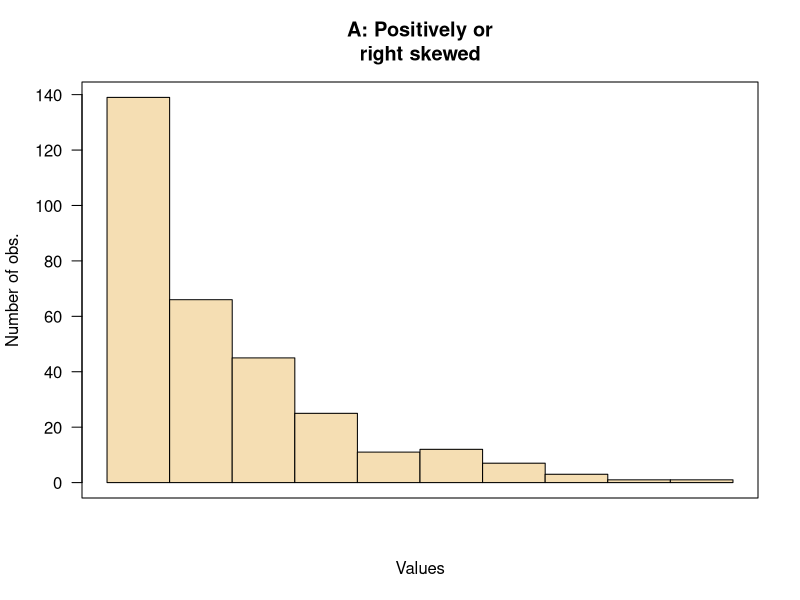
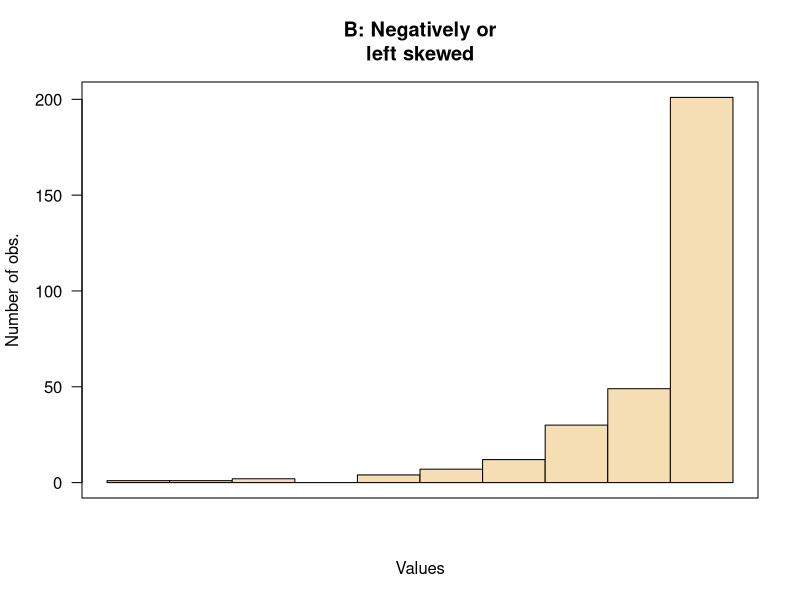
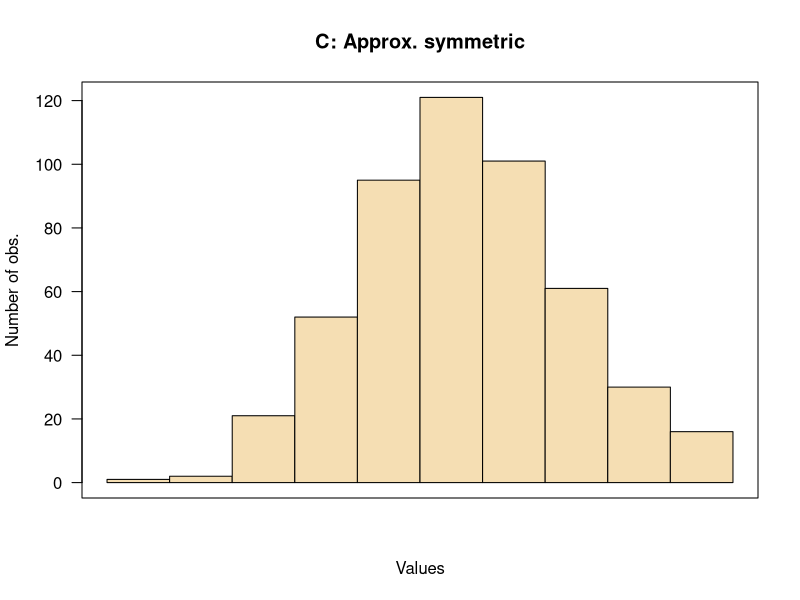
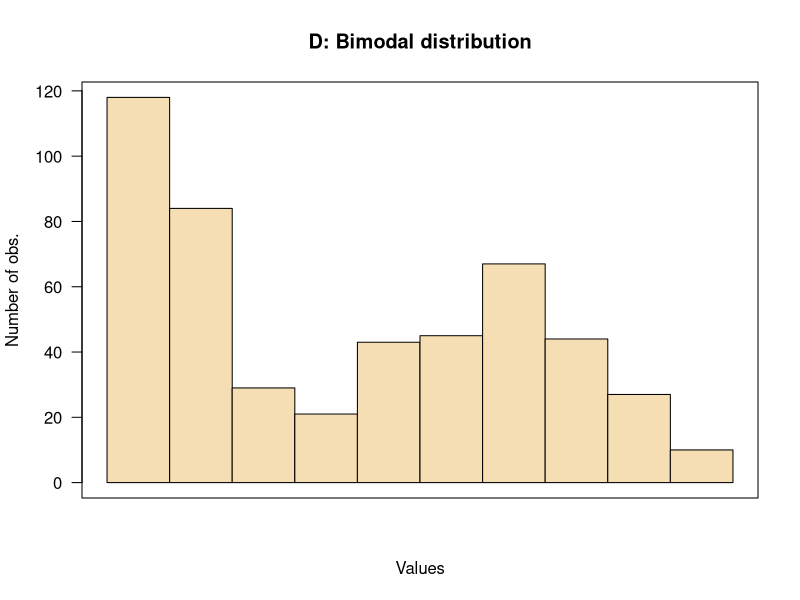
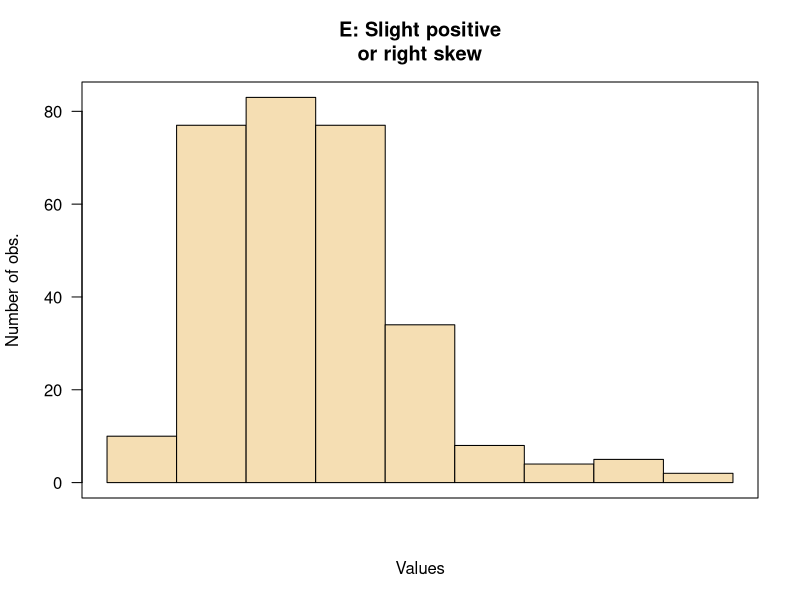
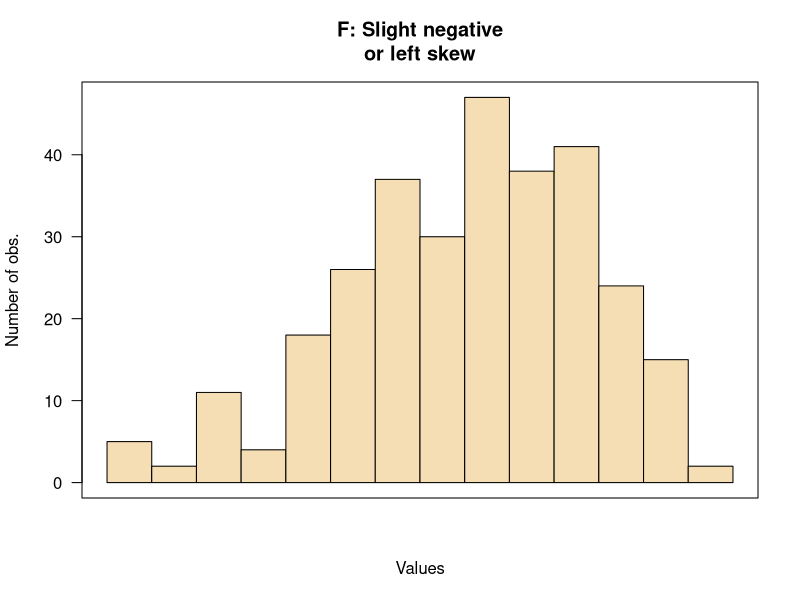
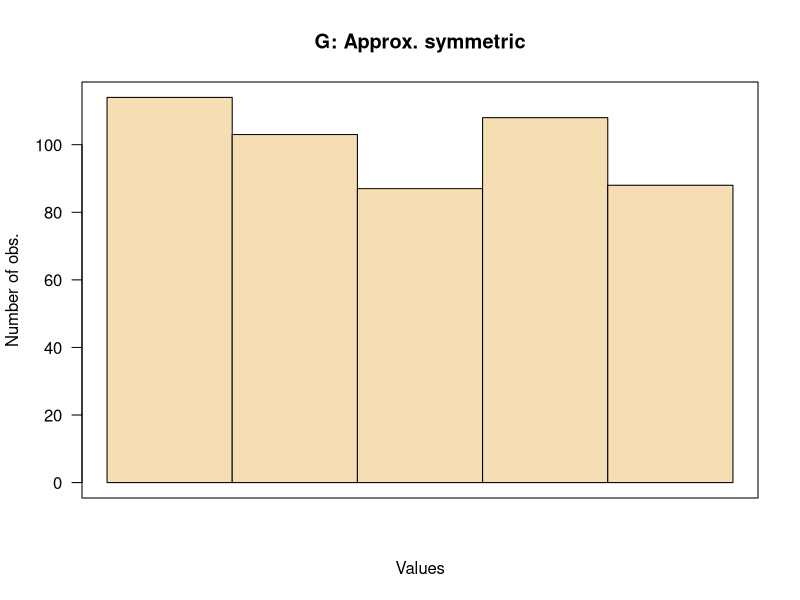

These figures' R source, in order:
### Example *shapes*

### Trying these for a carousel using slickR


set.seed(110110)
figWidth <- 4

xx <- c( rchisq(300, 
                df = 2), 
         7, 7 , 8 , 7 , 7 , 7 , 8 , 7 , 7 , 6)

png(file ="ShapeExampleA-Carousel.png", 
    width = figWidth,
    height = 6,  
    units = "in", 
    res = 100)
hist( scales::rescale(xx, to = c(0, 5)), 
      xlab = "Values", 
      ylab = "Number of obs.",
      main = "A: Positively or\nright skewed",
      axes = FALSE,
      col = "wheat", 
      las = 1)
axis(side = 2, 
     las = 1)

box()
dev.off()




png(file = "ShapeExampleB-Carousel.png", 
    width = figWidth,
    height = 6,  
    units = "in", 
    res = 100)
xx <- c( rchisq(300, 
                df = 1), 
         2, 2, 1, 1, 2, 0, 0)

xx <- max(xx) - xx
hist( scales::rescale(xx, to = c(0, 5)), 
      xlab="Values", ylab="Number of obs.",
      main="B: Negatively or\nleft skewed",
      axes=FALSE,
      col="wheat", 
      las = 1)
axis(side = 2, 
     las = 1)

box()
dev.off()




png(file = "ShapeExampleC-Carousel.png", 
    width = figWidth,
    height = 6,  
    units = "in", 
    res = 100)
xx <- rnorm(500, mean=10)
hist( scales::rescale(xx, to = c(0, 10)), 
      xlab="Values", ylab="Number of obs.",
      main="C: Approx. symmetric",
      axes=FALSE,
      col="wheat", 
      las = 1)
axis(side = 2, 
     las = 1)

box()
dev.off()





png(file = "ShapeExampleD-Carousel.png", 
    width = figWidth,
    height = 6,  
    units = "in", 
    res = 100)
xx1 <- rnorm(500,
             mean = 0, 
             sd = 1)
xx2 <- rnorm(250,
             mean = 4, 
             sd = 1)
xx <- c( xx1[xx1 > 0], xx2)


hist( scales::rescale(xx, to = c(0, 10)),  
      right = TRUE,
      axes = FALSE,
      col = "wheat", 
      las = 1,
      xlab = "Values",
      ylab = "Number of obs.", 
      main = "D: Bimodal distribution")
axis(side = 2, 
     las = 1)

box()
dev.off()




png(file = "ShapeExampleE-Carousel.png", 
    width = figWidth,
    height = 6,  
    units = "in", 
    res = 100)

xx <- rchisq(300, df = 20)

hist( xx,  
      right = TRUE,
      axes = FALSE,
      col = "wheat", 
      las = 1,
      xlab = "Values",
      ylab = "Number of obs.", 
      main = "E: Slight positive\nor right skew")
axis(side = 2, 
     las = 1)

box()
dev.off()







png(file = "ShapeExampleF-Carousel.png", 
    width = figWidth,
    height = 6,  
    units = "in", 
    res = 100)
xx <- rchisq(300, df = 20)
xx <- max(xx) - xx

hist( xx,
      right = TRUE,
      axes = FALSE,
      col = "wheat", 
      las = 1,
      xlab = "Values",
      ylab = "Number of obs.", 
      main = "F: Slight negative\nor left skew")
axis(side = 2, 
     las = 1)

box()
dev.off()







png(file = "ShapeExampleG-Carousel.png", 
    width = figWidth,
    height = 6,  
    units = "in",
    res = 100)

xx <- runif(500,
            min = 0,
            max = 5)

hist( xx, 
      right = TRUE,
      axes = FALSE,
      col = "wheat", 
      breaks = seq(0, 5, by = 1),
      las = 1,
      xlab = "Values",
      ylab = "Number of obs.", 
      main = "G: Approx. symmetric")
axis(side = 2, 
     las = 1)

box()
dev.off()

